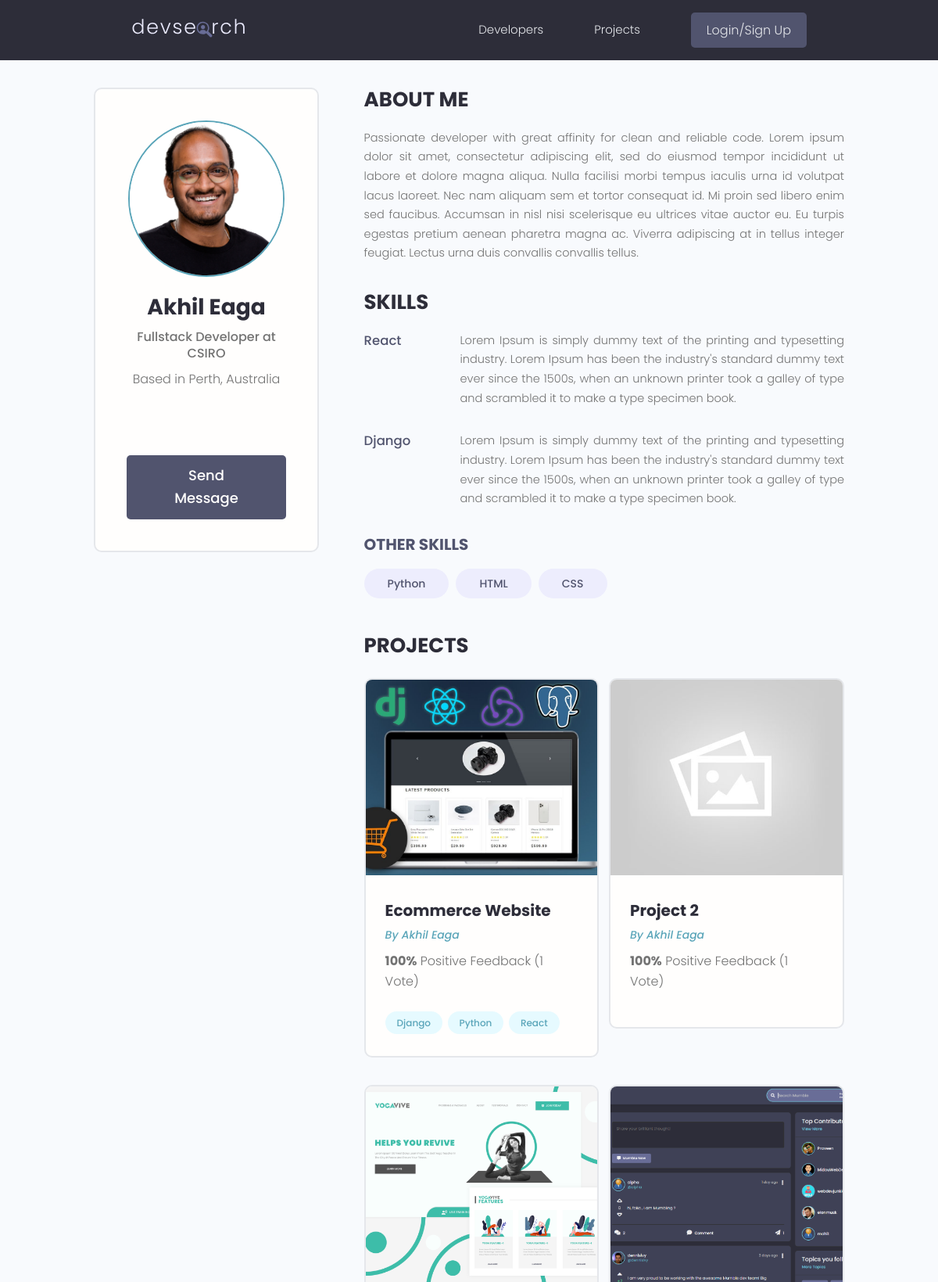
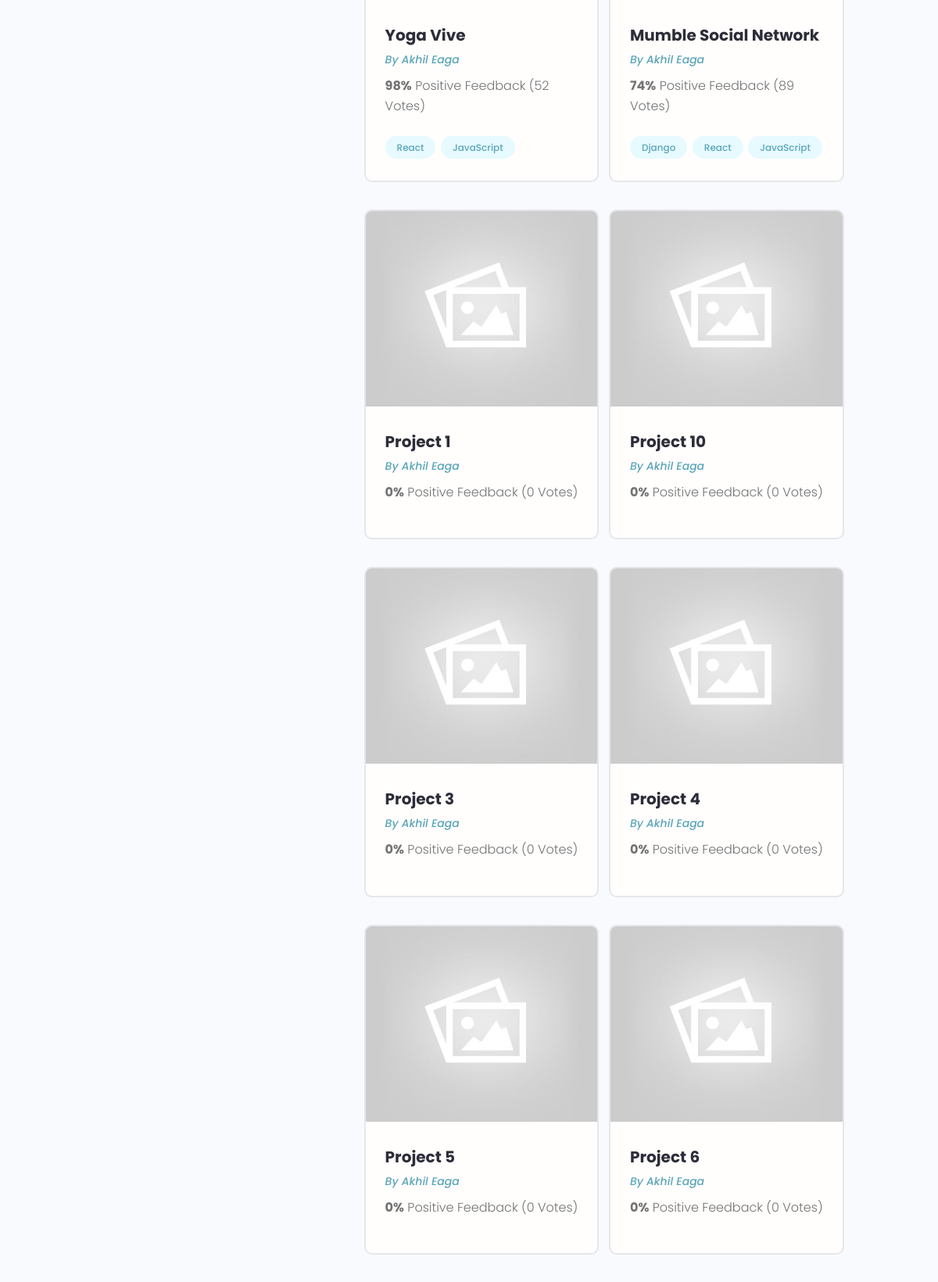
/profile/96b3d679-68b7-4550-a61b-6535b8b7a965/ (upper part), run on the app's committed database (2 pictures, top to bottom).
### users/models.py (models this page shows, shortened)
class Profile(models.Model):
    user = models.OneToOneField(User, on_delete=models.CASCADE, null=True, blank=True)
    name = models.CharField(max_length=200, null=True, blank=True)
    email = models.EmailField(max_length=500, null=True, blank=True)
    username = models.CharField(max_length=200, null=True, blank=True)
    location = models.CharField(max_length=200, null=True, blank=True)
    short_intro = models.CharField(max_length=200, null=True, blank=True)
    bio = models.TextField(null=True, blank=True)
    profile_image = models.ImageField(null=True, blank=True, upload_to="profiles/", default="profiles/user-default.png")
    social_github = models.CharField(max_length=500, null=True, blank=True)
    social_stackoverflow = models.CharField(max_length=500, null=True, blank=True)
    social_twitter = models.CharField(max_length=500, null=True, blank=True)
    social_linkedin = models.CharField(max_length=500, null=True, blank=True)
    social_youtube = models.CharField(max_length=500, null=True, blank=True)
    social_website = models.CharField(max_length=500, null=True, blank=True)
    created = models.DateTimeField(auto_now_add=True)
    id = models.UUIDField(default=uuid.uuid4, unique=True, primary_key=True, editable=False)

class Skill(models.Model):
    owner = models.ForeignKey(Profile, on_delete=models.CASCADE, null=True, blank=True)
    name = models.CharField(max_length=200, null=True, blank=True)
    description = models.TextField(null=True, blank=True)
    created = models.DateTimeField(auto_now_add=True)
    id = models.UUIDField(default=uuid.uuid4, unique=True, primary_key=True, editable=False)
    def __str__(self):
        return self.name

### projects/models.py (models this page shows, shortened)
class Project(models.Model):
    owner = models.ForeignKey(Profile, null=True, blank=True, on_delete=models.SET_NULL)
    title = models.CharField(max_length=200)
    description = models.TextField(null=True, blank=True)
    featured_image = models.ImageField(null=True, blank=True, default="default.jpg")
    demo_link = models.CharField(max_length=2000, null=True, blank=True)
    source_link = models.CharField(max_length=2000, null=True, blank=True)
    tags = models.ManyToManyField('Tag', blank=True)
    vote_count = models.IntegerField(default=0, null=True, blank=True)
    vote_ratio = models.IntegerField(default=0, null=True, blank=True)
    created = models.DateTimeField(auto_now_add=True)
    id = models.UUIDField(default=uuid.uuid4, unique=True, primary_key=True, editable=False)
    class Meta:
        ordering = ["-vote_ratio", "-vote_count", 'title']

class Tag(models.Model):
    name = models.CharField(max_length=200)
    created = models.DateTimeField(auto_now_add=True)
    id = models.UUIDField(default=uuid.uuid4, unique=True, primary_key=True, editable=False)
    def __str__(self):
        return self.name

### users/views.py (the view)
# urls.py: path('profile/<str:pk>/', views.userProfile, name="user-profile"),
def userProfile(request, pk):
    profile = Profile.objects.get(id=pk)
    topSkills = profile.skill_set.exclude(description__exact="")
    otherSkills = profile.skill_set.filter(description="")
    context = {
        'profile': profile,
        'topSkills': topSkills,
        'otherSkills': otherSkills
    }
    return render(request, 'users/user-profile.html', context)

### users/templates/users/user-profile.html (shortened to what this page needs)
{% extends 'main.html' %}
{% block content %}
<main class="profile my-md">
    <div class="container">
        <div class="layout">
            <div class="column column--1of3">
                <div class="card text-center">
                    <div class="card__body dev">
                        <img class="avatar avatar--xl" src="{{ profile.profile_image.url }}" />
                        <h2 class="dev__name">{{profile.name}}</h2>
                        <p class="dev__title">{{profile.short_intro}}</p>
                        <p class="dev__location">Based in {{profile.location}}</p>
                        <ul class="dev__social">
                        </ul>
                        {% if request.user.profile.id != profile.id %}
                        <a href="{% url 'create-message' profile.id %}" class=" btn btn--sub btn--lg">Send
                            Message </a>
                        {% endif %}
                    </div>
                </div>
            </div>
            <div class="column column--2of3">
                <div class="devInfo">
                    <h3 class="devInfo__title">About Me</h3>
                    <p class="devInfo__about">{{ profile.bio }}</p>
                </div>
                <div class="devInfo">
                    {% if topSkills|length %}
                    <h3 class="devInfo__title">Skills</h3>
                    {% endif %}
                    <div class="devInfo__skills">
                        {% for topSkill in topSkills %}
                        <div class="devSkill">
                            <h4 class="devSkill__title">{{topSkill}}</h4>
                            <p class="devSkill__info">{{ topSkill.description }}</p>
                        </div>
                        {% endfor %}
                        {% if otherSkills|length %}
                        <h3 class="devInfo__subtitle">Other Skills</h3>
                        {% endif %}
                        <div class="devInfo__otherSkills">
                            {% for otherSkill in otherSkills %}
                            <span class="tag tag--pill tag--sub tag--lg">
                                <small>{{ otherSkill }}</small>
                            </span>
                            {% endfor %}
                        </div>
                    </div>
                </div>
                <div class="devInfo">
                    <h3 class="devInfo__title">Projects</h3>
                    <div class="grid grid--two">
                        {% for project in profile.project_set.all %}
                        <div class="column">
                            <div class="card project">
                                <a href="{% url 'project' project.id %}" class="project">
                                    <img class="project__thumbnail" src="{{ project.featured_image.url }}"
                                        alt="project thumbnail" />
                                    <div class="card__body">
                                        <h3 class="project__title">{{project.title}}</h3>
                                        <p><a class="project__author"
                                                href="{% url 'user-profile' project.owner.id %}">By
                                                {{project.owner.name}}</a>
                                        </p>
                                        <p class="project--rating">
                                            <span style="font-weight: bold;">{{project.vote_ratio}}%</span> Positive
                                            Feedback ({{project.vote_count}} Vote{{ project.vote_count|pluralize:"s" }})
                                        </p>
                                        <div class="project__tags">
                                            {% for tag in project.tags.all %}
                                            <span class="tag tag--pill tag--main">
                                                <small>{{tag}}</small>
                                            </span>
                                            {% endfor %}
                                        </div>
                                    </div>
                                </a>
                            </div>
                        </div>
                        {% endfor %}
                    </div>
                </div>
            </div>
        </div>
    </div>
</main>
{% endblock content %}

### static/styles/app.css (style rules this page uses)
:root { --color-sub: #2d2d39; }
.btn--sub { background-color: var(--color-sub-light); }
.card { border: 2px solid var(--color-light); }
img { width: 100%; }
.profile .card > .dev { padding: 4rem; }
.dev__name { color: var(--color-sub); font-size: 2.8rem; font-weight: 700; margin-top: 1rem; margin-bottom: 0.5rem; }
.dev__title { font-size: 1.6rem; font-weight: 500; line-height: 1.3; }
.dev__location { margin-top: 1rem; }
.dev__social { margin: 3rem 0; list-style: none; display: flex; justify-content: center; gap: 1.5rem; }
.devInfo { margin-bottom: 3rem; }
.devInfo__title, .devInfo__subtitle { font-size: 2.6rem; color: var(--color-sub); text-transform: uppercase; font-weight: 700; margin-bottom: 1.5rem; }
.devInfo__subtitle { font-size: 2rem; color: var(--color-sub-light); }
.devInfo__about, .devSkill__info { font-size: 1.45rem; line-height: 1.7; text-align: justify; }
.devSkill { margin-bottom: 3rem; }
.devSkill__title { font-size: 1.65rem; font-weight: 500; color: var(--color-sub-light); }
@media screen and (min-width: 700px) { .devSkill { display: flex; justify-content: space-between; gap: 3rem; } }
@media screen and (min-width: 700px) { .devSkill__info { flex-basis: 80%; } }
.project__author { font-size: 1.4rem; font-style: italic; }
.project--rating { margin-bottom: 1.6em; margin-top: .5em; }
.project__thumbnail { height: 25rem; object-fit: cover; object-position: top center; }
.project__title { font-size: 2rem; font-weight: 700; color: var(--color-sub); }

### static/uikit/styles/modules/_variables.css (style rules this page uses)
:root { --color-main: #5aa5b9; --color-main-light: #e6faff; --color-sub: #3f4156; --color-sub-light: #51546e; --color-sub-lighter: #ededfd; --color-text: #737373; --color-gray: #8b8b8b; --color-light: #e5e7eb; --color-light-gray: #767676; --color-bg: #f8fafd; --color-white: #fffefd; --color-white-light: #f3f3f3; --color-success: #359e64; --color-success-bg: #def8e8; --color-error: #fc4b0b; --color-error-bg: #fff2ee; --font-base: 'Poppins', arial, helvetica, 'Segoe UI', roboto, ubuntu, sans-serif; --font-monospace: 'Fira Code', 'Courier New', courier, monospace; --font-regular: 300; --font-medium: 500; --font-bold: 700; --generic-shadow: 1px 1px 5px #00000010; --generic-transition: all 0.3s ease-in-out; }

### static/uikit/styles/modules/_base.css (style rules this page uses)
* { margin: 0; padding: 0; box-sizing: border-box; text-rendering: optimizeLegibility; color: inherit; font-size: inherit; }
html { font-size: 50%; }
@media only screen and (min-width: 480px) { html { font-size: 56.25%; } }
@media only screen and (min-width: 1200px) { html { font-size: 62.5%; } }
body { line-height: 1.6; font-weight: 400; font-size: 1.5rem; color: var(--color-text); background-color: var(--color-bg); min-height: 100vh; }

### static/uikit/styles/modules/_typography.css (style rules this page uses)
* { font-family: var(--font-base); }
h2 { font-size: 3.6rem; font-weight: var(--font-bold); }
h3 { font-size: 3.2rem; font-weight: var(--font-medium); }
h4 { font-size: 2.8rem; font-weight: var(--font-medium); }
p, span, strong { font-size: 1.6rem; color: var(--color-text); font-weight: var(--font-regular); }
a { padding-bottom: 2px; text-decoration: none; display: inline-block; color: var(--color-main); font-weight: var(--font-medium); }

### static/uikit/styles/modules/_utilities.css (style rules this page uses)
.container { width: 92%; max-width: 165rem; margin: 0 auto; box-sizing: border-box; }
@media screen and (min-width: 1000px) { .container { width: 90%; } }
@media screen and (min-width: 1200px) { .container { width: 80%; } }
.text-center { text-align: center; }
.my-md { margin: 3rem auto; }

### static/uikit/styles/modules/_avatar.css (style rules this page uses)
.avatar { border-radius: 50%; border: 2px solid var(--color-main); object-fit: cover; }
.avatar--xl { height: 20rem; width: 20rem; }

### static/uikit/styles/modules/_button.css (style rules this page uses)
.btn { display: inline-block; position: relative; cursor: pointer; background-color: var(--color-light); font-weight: var(--font-medium); color: var(--color-sub); text-decoration: none; padding: 1rem 2rem; border-radius: 0.5rem; border: none; width: -webkit-fit-content; width: -moz-fit-content; width: fit-content; height: -webkit-fit-content; height: -moz-fit-content; height: fit-content; font-size: 1.6rem; outline-width: 0; outline-color: transparent; -webkit-backface-visibility: hidden; backface-visibility: hidden; transition: all 0.3s ease-in-out; }
.btn--sub { background-color: var(--color-sub); color: var(--color-white); }
.btn--lg { font-size: 1.8rem; padding: 1.2rem 4.5rem; }

### static/uikit/styles/modules/_card.css (style rules this page uses)
.card { border-radius: 1rem; background-color: var(--color-white); border: 1.5px solid var(--color-light); width: auto; height: auto; margin-top: 0.5rem; margin-bottom: 0.5rem; overflow: hidden; }
.card__body, .card__header { padding: 2rem 2.5rem; }

### data on the page
Profile: profile_image (picture), name "Akhil Eaga", short_intro "Fullstack Developer at CSIRO", location "Perth, Australia", bio "Passionate developer with great affinity for clean and reliable code. Lorem ipsum dolor sit amet, consectetur adipiscing elit, sed do eiusmod tempor incididunt ut labore et dolore magna aliqua. Nulla facilisi morbi tempus iaculis urna id volutpat lacus laoreet. Nec nam aliquam sem et tortor consequat id. Mi proin sed libero enim sed faucibus. Accumsan in nisl nisi scelerisque eu ultrices vitae auctor eu. Eu turpis egestas pretium aenean pharetra magna ac. Viverra adipiscing at in tellus integer feugiat. Lectus urna duis convallis convallis tellus."
Skill: name "React", description "Lorem Ipsum is simply dummy text of the printing and typesetting industry. Lorem Ipsum has been the industry's standard dummy text ever since the 1500s, when an unknown printer took a galley of type and scrambled it to make a type specimen book."
Skill: name "Django", description "Lorem Ipsum is simply dummy text of the printing and typesetting industry. Lorem Ipsum has been the industry's standard dummy text ever since the 1500s, when an unknown printer took a galley of type and scrambled it to make a type specimen book."
Skill: name "Python"
Skill: name "HTML"
Skill: name "CSS"
Project: featured_image (picture), title "Ecommerce Website", owner.name "Akhil Eaga", vote_ratio "100", vote_count "1"
Tag: name "Django"
Tag: name "Python"
Tag: name "React"
Project: featured_image (placeholder picture), title "Project 2", owner.name "Akhil Eaga", vote_ratio "100", vote_count "1"
Project: featured_image (picture), title "Yoga Vive", owner.name "Akhil Eaga", vote_ratio "98", vote_count "52"
Tag: name "JavaScript"
Project: featured_image (picture), title "Mumble Social Network", owner.name "Akhil Eaga", vote_ratio "74", vote_count "89"
Project: featured_image (placeholder picture), title "Project 1", owner.name "Akhil Eaga", vote_ratio "0", vote_count "0"
Project: featured_image (placeholder picture), title "Project 10", owner.name "Akhil Eaga", vote_ratio "0", vote_count "0"
Project: featured_image (placeholder picture), title "Project 3", owner.name "Akhil Eaga", vote_ratio "0", vote_count "0"
Project: featured_image (placeholder picture), title "Project 4", owner.name "Akhil Eaga", vote_ratio "0", vote_count "0"
Project: featured_image (placeholder picture), title "Project 5", owner.name "Akhil Eaga", vote_ratio "0", vote_count "0"
Project: featured_image (placeholder picture), title "Project 6", owner.name "Akhil Eaga", vote_ratio "0", vote_count "0"
